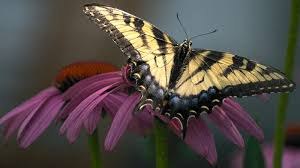
#> input picture test/images/butterfly.jpeg, 300 x 168 px, found by its file name
$ python RainbowSpoid_test.py
#> lines starting #> are read from the running program, lines starting #| are printed output that depends on the picture; after the words box and inside, x2 and y2 are one past the last pixel; in counts of white or black regions, pixels touching at a corner belong together
### test/coloraision/RainbowSpoid.py
# %%
import numpy as np
import cv2
# from google.colab.patches import cv2_imshow
import matplotlib.image as mpimg
# import matplotlib.pyplot as plt
from matplotlib import pyplot as plt
import numpy as np


color_range_list = []
color_value_list = []
color_length = 0

def coloring():
    global color_length, color_range_list, color_value_list
    """
    10가지 색깔 범위 지정
    빨강 0 ~ 5, 170 ~ 180
    주황 5 ~ 25
    노랑 25 ~ 35
    연두 35 ~ 50
    초록 50 ~ 70
    하늘 70 ~ 95
    파랑 95 ~ 115
    남색 115 ~ 125
    보라 125 ~ 140
    연지 140 ~ 170
    빨강 170 ~ 180, 0 ~ 5
    """
    # hsv_cat_colorlist = []
    color_range_list = [0,5,25,35,50,70,95,115,125,140,170,180]

    for i in range(len(color_range_list)-1):
        color_value_list.append((color_range_list[i] + color_range_list[i+1])/2)
    # print(colorlist2)

    color_length = len(color_range_list)
    # print(color_length)

coloring()


class RainbowSpoid:
    """
    빨주노초파남보 임의로 자른 10종류의 색깔을 뽑아줌
    """
    def __init__(self, image_path):
        """
        이미지를 넣어주쎄용
        """
        self.image_path = image_path
        self.image = 0

        self.hsv_origin = []
        self.h_origin = []
        self.s_origin = []
        self.v_origin = []

        self.get_image()

        self.each_color_count_list=[]
        self.image_check()
        self.color_ranklist = []
        self.color_ranking()


    def get_image(self):
        """
        이미지 가져와서 변수에 담기
        """
        self.image = mpimg.imread(self.image_path)
#> self.image is the input picture: shape (168, 300, 3); mean R, G, B 82.5, 74.4, 70.4

        # hsv origin 담기
        self.hsv_origin = cv2.cvtColor(self.image, cv2.COLOR_RGB2HSV) # hsv 으로 바꾸기
#> self.hsv_origin: shape (168, 300, 3); mean H, S, V 77.8, 81.8, 88.6
        self.h_origin, self.s_origin, self.v_origin = cv2.split(self.hsv_origin)


    # [6 lines left out: function plt_img, not called in this run]

    def get_hsv_origin(self):
        """
        return origin hsv array
        """
        return self.hsv_origin

    def get_h_origin(self):
        """
        return origin h array
        """
        return self.h_origin


    def image_check(self):

        # 색깔별로 같은 비중 확인 (픽셀수)
        each_color_count_list = []
        for i in range(color_length-1):
            maskfilter = cv2.inRange(self.h_origin, color_range_list[i], color_range_list[i+1])
            each_color_count_list.append(maskfilter.sum()/255 +0.01*i)
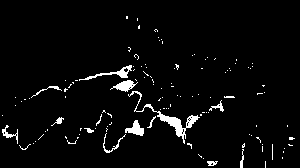
#> maskfilter: shape (168, 300); 3.6% white; 123 white regions (109 under 20 px), largest, box (x1, y1, x2, y2) and area: (128, 91, 200, 144) 470, (79, 65, 132, 81) 186, (110, 80, 138, 92) 159
#> after the loop, each_color_count_list = [949, 15039, 3330, 4283, 2327, 6293.1, 10054.1, 290.1, 359.1, 10454.1, 1809.1]
        each_color_count_list[0] = each_color_count_list[0] + each_color_count_list[color_length-2]
        each_color_count_list.pop(color_length-2) # 마지막 중복 빨강은 삭제
        self.each_color_count_list = each_color_count_list
#> self.each_color_count_list = [2758.1, 15039, 3330, 4283, 2327, 6293.1, 10054.1, 290.1, 359.1, 10454.1]

    # [5 lines left out: function get_each_color_count_list, not called in this run]

    def color_ranking(self):

        sorted_color_list = self.each_color_count_list.copy()
#> sorted_color_list has the same summary as self.each_color_count_list in image_check
        # print(sorted_color_list)
        sorted_color_list.sort(reverse=True)
        # print(sorted_color_list)

        color_ranklist = []
        for i in range(color_length-2):
            color_ranklist.append(self.each_color_count_list.index(sorted_color_list[i]))
#> after the loop, color_ranklist = [1, 9, 6, 5, 3, 2, 0, 4, 8, 7]
        # print(color_ranklist) # 컬러 랭킹을 리스트에 담는다.
        self.color_ranklist = color_ranklist
#> self.color_ranklist = [1, 9, 6, 5, 3, 2, 0, 4, 8, 7]

    def get_color_ranking(self):
        """
        무지개 색상중 몇번째의 색상이 비중이 제일 높은지 비중별로 리스트를 만들어줌
        """
        return self.color_ranklist


class ColorTrade:
    """
    이미지 2개 받아서 색 치환해줌
    """
    def __init__(self, image_path1, image_path2):
        """
        이미지 2개를 넣어주쎄용
        """
        self.image_path1 = image_path1
        self.image_path2 = image_path2
        self.new_h = []
        self.traded_hsv = []
        self.remaked_image = []

        RS1 = RainbowSpoid(self.image_path1)
        RS2 = RainbowSpoid(self.image_path2)
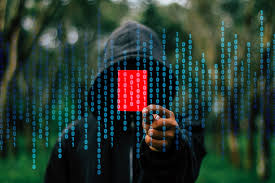
#> input picture test/images/red.jpeg, 275 x 183 px, found by its file name
#> in get_image, self.image is the input picture: shape (183, 275, 3); mean R, G, B 40.3, 58.1, 49.1
#> in get_image (call 2), `self.hsv_origin = cv2.cvtColor(self.image, cv2.COLOR_RGB2HSV)`: self.hsv_origin: shape (183, 275, 3); mean H, S, V 70.5, 135.8, 67.6
#> in get_image (call 2), `self.h_origin, self.s_origin, self.v_origin = cv2.split(self.hsv_origin)`:
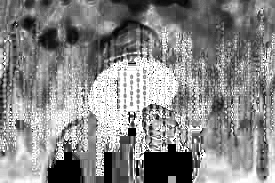
#> self.s_origin: shape (183, 275); min 0, max 255, mean 135.8
#> in get_image (call 2), `self.h_origin, self.s_origin, self.v_origin = cv2.split(self.hsv_origin)`:
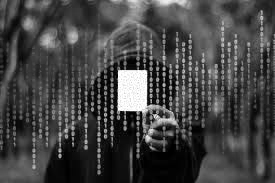
#> self.v_origin: shape (183, 275); min 0, max 255, mean 67.6
#> after the loop in image_check (call 2), `for i in range(color_length-1):`:
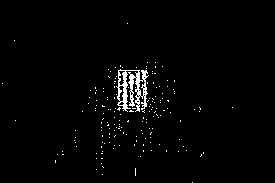
#> maskfilter: shape (183, 275); 1.8% white in thin lines or dots, all inside (x1, y1, x2, y2) = (2, 23, 233, 183)
#> after the loop in image_check (call 2), `for i in range(color_length-1):`: each_color_count_list = [3709, 1702, 2314, 5979, 11005, 16482, 10312.1, 784.1, 372.1, 676.1, 930.1]
#> in image_check (call 2), `self.each_color_count_list = each_color_count_list`: self.each_color_count_list = [4639.1, 1702, 2314, 5979, 11005, 16482, 10312.1, 784.1, 372.1, 676.1]

        self.hsv_origin1 = RS1.get_hsv_origin()
        self.h_origin1 = RS1.get_h_origin()
        self.color_ranklist1 = RS1.get_color_ranking()
#> self.color_ranklist1 = [1, 9, 6, 5, 3, 2, 0, 4, 8, 7]
        self.color_ranklist2 = RS2.get_color_ranking()
#> self.color_ranklist2 = [5, 4, 6, 3, 0, 2, 1, 7, 9, 8]
        self.make_new_h()
        self.color_trade_h()


    def get_hsv_origin1(self):
        return self.hsv_origin1

    def get_h_origin1(self):
        return self.h_origin1

    def make_new_h(self):
        self.new_h = self.h_origin1[:,:].copy()
        self.new_h[:,:] = 0
#> self.new_h: shape (168, 300); every value is 0

    def color_trade_h(self):

        for i in range(color_length-2):
        # i = 0
            maskfilter = cv2.inRange(self.h_origin1, color_range_list[self.color_ranklist1[i]], color_range_list[self.color_ranklist1[i]+1]) # 색깔 레인지 정해서 그부분만 255로 바꾸기
            maskfilter = maskfilter/255*color_value_list[self.color_ranklist2[i]]
            self.new_h = self.new_h + maskfilter
#> maskfilter: shape (168, 300) float64; values 0 (black) and 132.5 (white), 0.58% white in thin lines or dots, all inside (x1, y1, x2, y2) = (0, 16, 300, 161)
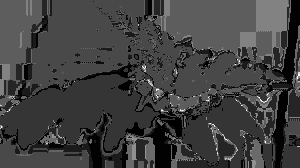
#> self.new_h: shape (168, 300) float64; min 0, max 287.5, mean 73.2; drawn with min black and max white

        self.traded_hsv = self.hsv_origin1.copy()
        self.traded_hsv[:,:,0] = self.new_h
#> self.traded_hsv: shape (168, 300, 3); mean H, S, V 72.6, 81.8, 88.6

        # self.remaked_image = cv2.cvtColor(self.traded_hsv, cv2.COLOR_HSV2BGR) # hsv를 rgb로 바꾸기
        self.remaked_image = cv2.cvtColor(self.traded_hsv, cv2.COLOR_HSV2RGB)
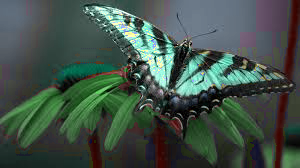
#> self.remaked_image: shape (168, 300, 3); mean R, G, B 65.7, 82.5, 72.7
        # [4 lines of commented-out code are left out]

        self.remaked_image = np.array(self.remaked_image,dtype=int)
        # [4 lines of commented-out code are left out]


    def get_traded_hsv(self):
        return self.traded_hsv

    def plt_img(self):
        """
        이미지 띄우기
        """
        # print(self.remaked_image)
        # plt.figure()
        plt.imshow(self.remaked_image)
        plt.show()
        # [8 lines of commented-out code are left out]

### test/coloraision/RainbowSpoid_test.py
from RainbowSpoid import ColorTrade

image_path1 = "./test/images/butterfly.jpeg"
image_path2 = "./test/images/red.jpeg"
CT = ColorTrade(image_path1,image_path2)
CT.plt_img()
# print(RS1.get_color_ranking())
# print(RS2.get_color_ranking())
